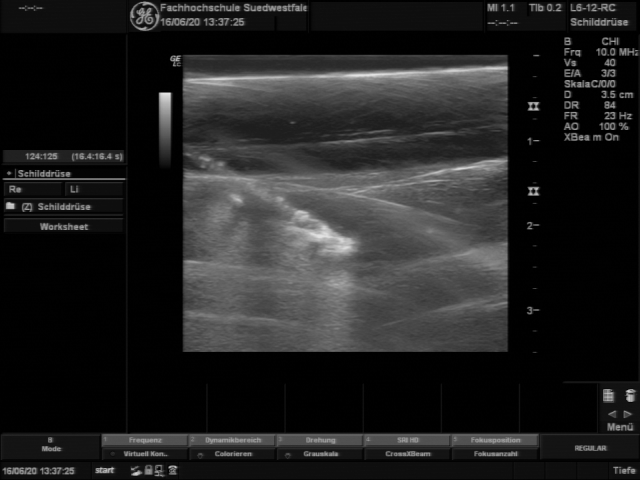
#> input picture examples/resources/single_frames/63.png, 1280 x 960 px, given in place of 77.png, which was not available (shown at 1/2 size)
$ python process_single_frame_gabor.py   (Python 2 division)
#> lines starting #> are read from the running program, lines starting #| are printed output that depends on the picture; after the words box and inside, x2 and y2 are one past the last pixel; in counts of white or black regions, pixels touching at a corner belong together; pictures that were not available may be replaced by others from this repository, and a replacement may not be noted
#> further down, frame is the input picture: shape (960, 1280); min 0, max 233, mean 33.8
### needle_detection/preprocessing.py
import numpy as np
#import RPi.GPIO as gpio
import needle_detection.parameters as p
from skimage import transform
import matplotlib.pyplot as plt
import cv2 as cv

# [37 lines of commented-out code are left out]
def mask_roi(img, vertices):
    """
    Get roi using a mask

    Parameters
    ----------
    img : numpy.ndarray
        Frame of us image
    vertices: numpy.ndarray
        Vertices characterize the polynomial, defined in parameters.py
    Returns
    -------
    numpy.ndarray
        masked input image
    """
    #blank mask:
    mask = np.zeros_like(img)

    # fill the mask
    #cv.fillPoly(mask, vertices, 255)
    cv.fillConvexPoly(mask, np.array(vertices, 'int32'), 255)
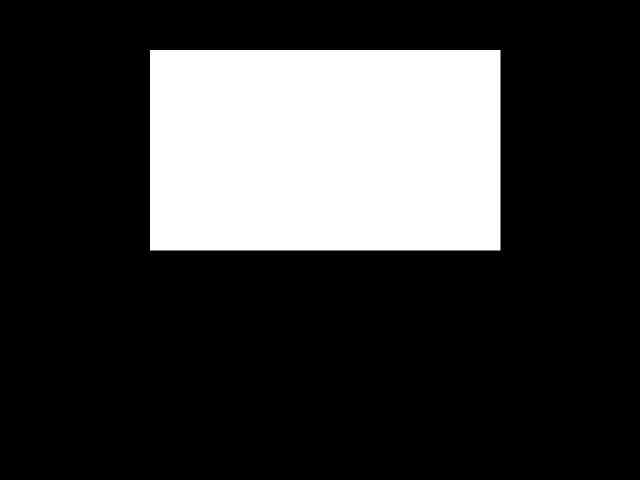
#> mask: shape (960, 1280) (shown at 1/2 size); 22.9% white; 1 white region, box (x1, y1, x2, y2) and area: (300, 100, 1001, 501) 281101
    # now only show the area that is the mask
    masked = cv.bitwise_and(img, mask)
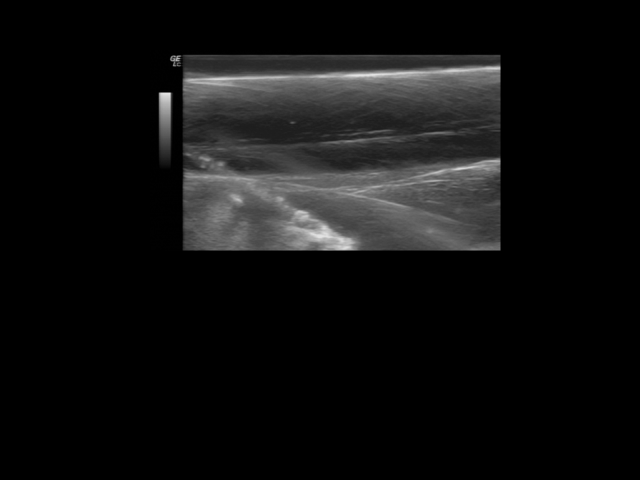
#> masked: shape (960, 1280) (shown at 1/2 size); min 0, max 233, mean 16.4

    return masked

# [72 lines left out: functions read_frame, get_ROI, not called in this run]

### needle_detection/kernels.py
import numpy as np
import astropy.convolution as ascon
from scipy import ndimage, signal
from skimage import draw, feature
from skimage.filters import gabor
import cv2 as cv
import needle_detection.parameters as p
import matplotlib.pyplot as plt

def gabor_kernel(frame, angle, freq = 1, sigma_x=5, sigma_y=5):
    """
    Filter single frame with gabor filter

    Parameters
    ----------
    frame: numpy.ndarray
        cropped image
    freq: float
        Spatial frequency of the harmonic function. Specified in pixels.
    sigma_x, sigma_y: numpy.float64
        Standard deviation in x- and y-directions. These directions apply to the kernel before rotation.
         If theta = pi/2, then the kernel is rotated 90 degrees so that sigma_x controls the vertical direction.
    angle: float
         angle in degrees of the needle holder measuered with respect to 'vertical' transducer axis
        Orientation in radians. If 0, the harmonic is in the x-direction.

    Returns
    -------
    img: numpy.ndarray
        Filtered images using the real part of the Gabor filter kernel. Image is of the same dimensions as the input one.


    """
#> called with angle = 0, freq = 1, sigma_x = 5, sigma_y = 5
    img = gabor(frame, frequency=freq, theta=np.deg2rad(angle), sigma_x=5, sigma_y=5)[0]
    return img

def canny_edge_detection(frame, sigma=1, low_threshold=1, high_threshold=50, mask=None):
    """
    Filter single frame with canny edge detector

    Parameters
    ----------
    frame: numpy.ndarray
        The greyscale input image to detect edges on (should be normalized to 0.0 to 1.0)., cropped frame
    sigma: float
        The standard deviation of the Gaussian filter

    low_threshold : float
        The lower bound for hysterisis thresholding (linking edges), default=1
    high_threshold : float
        The upper bound for hysterisis thresholding (linking edges), default=50
    mask : array, dtype=bool, optional
        An optional mask to limit the application of Canny to a certain area.

    Returns :
    -------

    edges : numpy.ndarray
        The binary edge map.
    """
#> called with sigma = 30, low_threshold = 1, high_threshold = 50
    edges = cv.Canny(frame,sigma, high_threshold,low_threshold, mask)
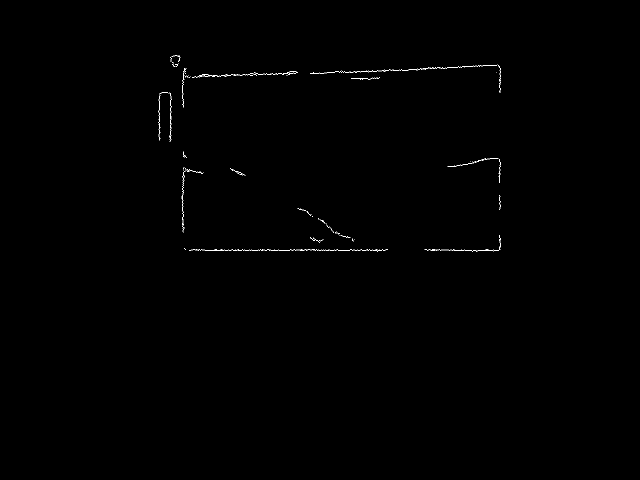
#> edges: shape (960, 1280) (shown at 1/2 size); 0.2% white in thin lines or dots, all inside (x1, y1, x2, y2) = (317, 110, 1002, 503)
    return edges


# [126 lines left out: functions build_gauss_kernel, build_sobel_kernel, convolution, filter_kernel_parameters, not called in this run]

### needle_detection/line_detection.py
import numpy as np
import astropy.convolution as ascon
from scipy import ndimage, signal
from skimage import draw
import needle_detection.parameters as p
from needle_detection.plotting import get_draw_line
from needle_detection.tip_detection import find_tip
import time
import cv2 as cv
# [177 lines left out: functions build_probe_lines, line_detector, not called in this run]
    #else:
     #   print("No needle found")


def find_houghlinesP(frame):
    """
    Build probing lines for needle detection

    Parameters
    ----------
    frame : numpy.ndarray
        Image after preprocessing and edge detection
    threshold: int
        ..
    maxLineGap: int
        maximum allowed distance between two line segments to be recognized as one line
    minLineLength: int
        Minimum length that the line must have in order to be recognized as a line.
    Returns
    -------
    lines: numpy.ndarray
        Array holding starting and ending points of all detected line segments [x1, y1, x2, y2]

    """

    thresL = 100
    minL = 50
    maxL = 50

    lines = cv.HoughLinesP(frame, 1, np.pi/360, threshold=thresL, maxLineGap=maxL, minLineLength=minL)
#> lines = [[378, 500, 770, 500], [578, 149, 997, 131], [371, 499, 772, 499], [548, 149, 996, 130], [392, 501, 548, 501]]
    #lines = cv.HoughLinesP(image, rho, theta, threshold, maxLineGap, minLineLength)
    return lines


#def find_houghlines(frame):
    """
    Build probing lines for needle detection

    Parameters
    ----------
    frame : numpy.ndarray
        Image after preprocessing and edge detection
    threshold: int
        ..

    Returns
    -------
    lines: numpy.ndarray
        Array holding starting and ending points of all detected line segments [x1, y1, x2, y2]

    """


# [4 lines of commented-out code are left out]

# [25 lines left out: function average_houghlines, not called in this run]


### examples/process_single_frame_gabor.py
from needle_detection.preprocessing import read_frame, get_ROI, mask_roi
from needle_detection.kernels import filter_kernel_parameters, build_gauss_kernel, build_sobel_kernel, convolution, gabor_kernel, canny_edge_detection
from needle_detection.line_detection import line_detector, build_probe_lines, find_houghlinesP#, average_houghlines
import matplotlib.pyplot as plt
import numpy as np
import needle_detection.parameters as p
from skimage.draw import disk, line
import cv2 as cv

#frame = read_frame('../needle_detection/resources/test/77.png', 0,255)
#ROI, rescale_factor = get_ROI(frame, angle)
frame = cv.imread('../needle_detection/resources/test/77.png', cv.IMREAD_GRAYSCALE)
masked_frame = mask_roi(frame, p.vertices)
plt.imshow(masked_frame)
gabor_image = gabor_kernel(masked_frame, 0)
edges =  canny_edge_detection(gabor_image, sigma=30, low_threshold=1, high_threshold=50, mask=None)
cdst = edges.copy()
dmy = masked_frame.copy()


linesP = find_houghlinesP(edges)
#> linesP has the same summary as lines in find_houghlinesP
#lines= find_houghlines(edges)
if linesP is not None:
    m = []
    theta = []
    rho = []
    slope = []
    y_int = []
    line_params = []

    for line in linesP:
        x1, y1, x2, y2 = line[0]
        m0 = (y2-y1)/(x2-x1)
        theta0 = np.arctan(m0)
        rho0 = np.sqrt((x2-x1)**2+(y2-y1)**2)
        m.append(m0)
        theta.append(theta0)
        rho.append(rho0)
        #x1, y1, x2, y2 = line.reshape(4)
        if 18 < np.rad2deg(theta0)<20:
            parameters = np.polyfit((x1, x2), (y1, y2), 1)
            slope0 = parameters[0]
            y_int0 = parameters[1]
            slope.append(slope0)
            y_int.append(y_int0)
            line_params.append((slope, y_int))

        line_av = np.average(line_params, axis=0)
        cv.line(dmy, (x1, y1), (x2, y2), (255, 0, 0), 3)
#> this loop made 5 passes
#> (x1, y1, x2, y2, m0, theta0, rho0) on passes 1 to 5: (378, 500, 770, 500, 0, 0, 392), (578, 149, 997, 131, -1, -0.785, 419.4), (371, 499, 772, 499, 0, 0, 401), (548, 149, 996, 130, -1, -0.785, 448.4), (392, 501, 548, 501, 0, 0, 156)
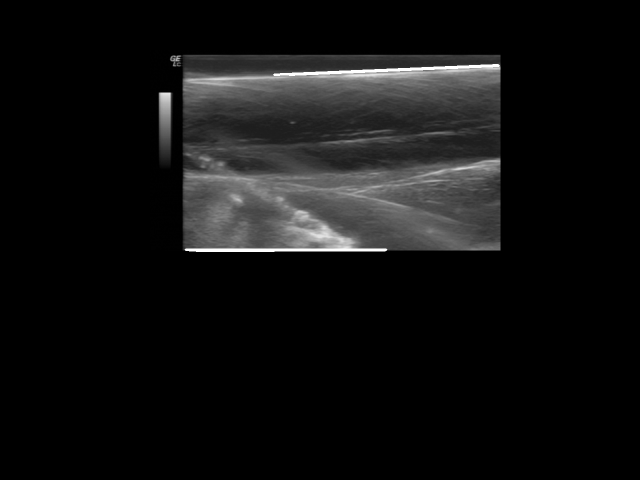
#> dmy: shape (960, 1280) (shown at 1/2 size); 0.43% of pixels changed, all inside (x1, y1, x2, y2) = (369, 128, 1000, 504)
#> after the loop, line_params = []; m = [0, -1, 0, -1, 0]; rho = [392, 419.4, 401, 448.4, 156]; slope = []; theta = [0, -0.785, 0, -0.785, 0]; y_int = []
    # plot frame
    plt.figure(figsize=(10,10))
    plt.imshow(dmy, cmap= "gray")
    plt.show()


# [35 lines of commented-out code are left out]
